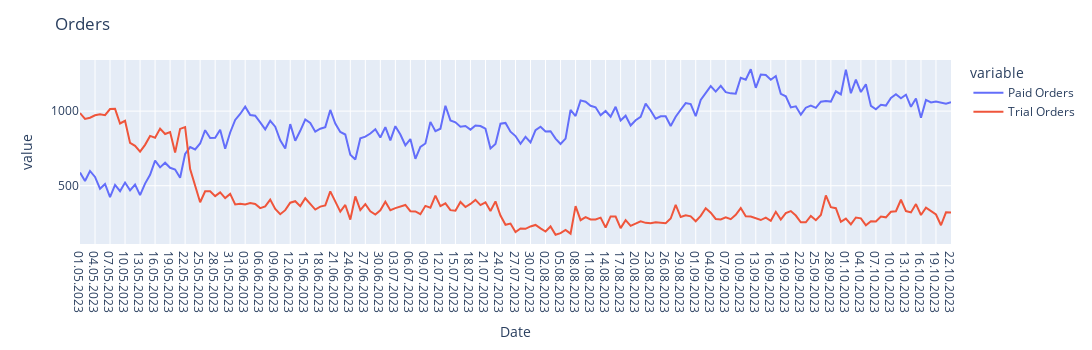

The notebook cell saved with this chart:
### Markdown cell above
Разберём графики более подробно. Начнём с графиков заказов

### Code cell
fig = px.line(data, y=["Paid Orders", "Trial Orders"])

fig.update_layout(height=350, width=1350, title='Orders')

### Figure 1 — Plotly figure (JSON) as saved in the notebook; plotly's stock layout.template omitted (floating-point values rounded to 4 significant figures; data arrays with more than 128 entries replaced by an {"elided": "..."} marker saying what was removed)
{"data": [{"hovertemplate": "variable=Paid Orders<br>Date=%{x}<br>value=%{y}<extra></extra>", "legendgroup": "Paid Orders", "line": {"color": "#636efa", "dash": "solid"}, "marker": {"symbol": "circle"}, "mode": "lines", "name": "Paid Orders", "orientation": "v", "showlegend": true, "type": "scatter", "x": {"elided": "175 str values"}, "xaxis": "x", "y": {"elided": "175 int values"}, "yaxis": "y"}, {"hovertemplate": "variable=Trial Orders<br>Date=%{x}<br>value=%{y}<extra></extra>", "legendgroup": "Trial Orders", "line": {"color": "#EF553B", "dash": "solid"}, "marker": {"symbol": "circle"}, "mode": "lines", "name": "Trial Orders", "orientation": "v", "showlegend": true, "type": "scatter", "x": {"elided": "175 str values"}, "xaxis": "x", "y": {"elided": "175 int values"}, "yaxis": "y"}], "layout": {"height": 350, "legend": {"title": {"text": "variable"}, "tracegroupgap": 0}, "margin": {"t": 60}, "title": {"text": "Orders"}, "width": 1350, "xaxis": {"anchor": "y", "domain": [0, 1], "title": {"text": "Date"}}, "yaxis": {"anchor": "x", "domain": [0, 1], "title": {"text": "value"}}}}
